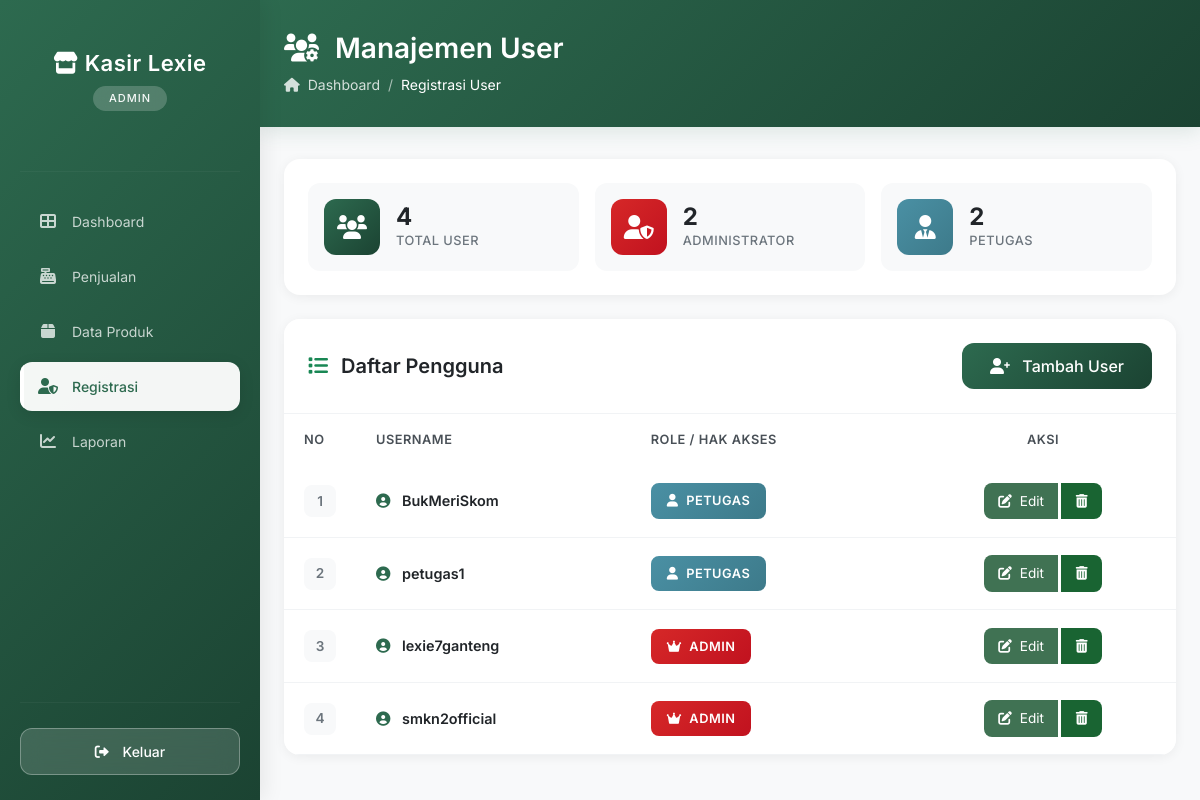
Page /kasir/admin/petugas/index.php (signed in) on the committed database.
### tables this page shows
CREATE TABLE `user` (
  `UserID` int(11) NOT NULL,
  `Username` varchar(255) NOT NULL,
  `Password` varchar(255) NOT NULL,
  `Role` enum('admin','petugas') NOT NULL
);

### kasir/admin/petugas/index.php (the view, shortened to what this page needs)
<?php
include '../../main/connect.php';
?>
<!DOCTYPE html>
<html lang="id">
<head>
    <link href="https://cdn.jsdelivr.net/npm/bootstrap@5.3.0/dist/css/bootstrap.min.css" rel="stylesheet">
    <link rel="stylesheet" href="https://cdnjs.cloudflare.com/ajax/libs/font-awesome/6.0.0/css/all.min.css">
</head>
<body class="bg-light">
    <div class="d-flex">
        <?php include '../../template/sidebar.php'; ?>
        <div class="container-fluid p-0">
            <div class="page-header">
                <div class="container-fluid px-4">
                    <h1><i class="fas fa-users-cog me-3"></i>Manajemen User</h1>
                    <nav aria-label="breadcrumb">
                        <ol class="breadcrumb">
                            <li class="breadcrumb-item"><i class="fas fa-home me-2"></i>Dashboard</li>
                            <li class="breadcrumb-item active">Registrasi User</li>
                        </ol>
                    </nav>
                </div>
            </div>
            <div class="container-fluid px-4 pb-4">
                <?php
                $query_all = mysqli_query($conn, "SELECT * FROM user");
                $total_user = mysqli_num_rows($query_all);
                $query_admin = mysqli_query($conn, "SELECT * FROM user WHERE Role = 'admin'");
                $total_admin = mysqli_num_rows($query_admin);
                $query_petugas = mysqli_query($conn, "SELECT * FROM user WHERE Role = 'petugas'");
                $total_petugas = mysqli_num_rows($query_petugas);
                ?>
                <div class="stats-card">
                    <div class="row g-3">
                        <div class="col-md-4">
                            <div class="stat-item">
                                <div class="stat-icon total">
                                    <i class="fas fa-users"></i>
                                </div>
                                <div class="stat-content">
                                    <h3><?= $total_user; ?></h3>
                                    <p>Total User</p>
                                </div>
                            </div>
                        </div>
                        <div class="col-md-4">
                            <div class="stat-item">
                                <div class="stat-icon admin">
                                    <i class="fas fa-user-shield"></i>
                                </div>
                                <div class="stat-content">
                                    <h3><?= $total_admin; ?></h3>
                                    <p>Administrator</p>
                                </div>
                            </div>
                        </div>
                        <div class="col-md-4">
                            <div class="stat-item">
                                <div class="stat-icon petugas">
                                    <i class="fas fa-user-tie"></i>
                                </div>
                                <div class="stat-content">
                                    <h3><?= $total_petugas; ?></h3>
                                    <p>Petugas</p>
                                </div>
                            </div>
                        </div>
                    </div>
                </div>
                <div class="card main-card">
                    <div class="card-header d-flex justify-content-between align-items-center">
                        <h5 class="card-title">
                            <i class="fas fa-list me-2 text-success"></i>
                            Daftar Pengguna
                        </h5>
                        <a href="tambah_petugas.php" class="btn btn-add">
                            <i class="fas fa-user-plus me-2"></i> Tambah User
                        </a>
                    </div>
                    <div class="card-body p-0">
                        <div class="table-responsive">
                            <table class="table user-table mb-0">
                                <thead>
                                    <tr>
                                        <th width="8%">No</th>
                                        <th>Username</th>
                                        <th>Role / Hak Akses</th>
                                        <th class="text-center">Aksi</th>
                                    </tr>
                                </thead>
                                <tbody>
                                    <?php
                                    $no = 1;
                                    $query = mysqli_query($conn, "SELECT * FROM user ORDER BY Role DESC, Username ASC");
                                    while($d = mysqli_fetch_array($query)){
                                    ?>
                                    <tr>
                                        <td>
                                            <span class="number-badge"><?= $no++; ?></span>
                                        </td>
                                        <td>
                                            <div class="username">
                                                <i class="fas fa-user-circle"></i>
                                                <?= $d['Username']; ?>
                                            </div>
                                        </td>
                                        <td>
                                            <span class="role-badge <?= $d['Role'] == 'admin' ? 'role-admin' : 'role-petugas'; ?>">
                                                <i class="fas <?= $d['Role'] == 'admin' ? 'fa-crown' : 'fa-user'; ?> me-1"></i>
                                                <?= $d['Role']; ?>
                                            </span>
                                        </td>
                                        <td class="text-center">
                                            <div class="btn-group gap-1">
                                                <a href="edit_petugas.php?id=<?= $d['UserID']; ?>" class="btn btn-action btn-edit" title="Edit">
                                                    <i class="fas fa-edit me-1"></i> Edit
                                                </a>
                                                <button onclick="confirmDelete(<?= $d['UserID']; ?>)" class="btn btn-action btn-delete" title="Hapus">
                                                    <i class="fas fa-trash-alt"></i>
                                                </button>
                                            </div>
                                        </td>
                                    </tr>
                                    <?php } ?>
                                </tbody>
                            </table>
                        </div>
                    </div>
                </div>
            </div>
        </div>
    </div>
</body>
</html>

### kasir/admin/petugas/index.php (style rules this page uses)
* { font-family: 'Inter', sans-serif; }
body { background: #f8f9fa; }
.page-header { background: linear-gradient(135deg, #2d6a4f 0%, #1b4332 100%); color: white; padding: 2rem 0; margin-bottom: 2rem; box-shadow: 0 4px 20px rgba(45, 106, 79, 0.15); }
.page-header h1 { font-weight: 600; font-size: 1.75rem; margin: 0; }
.page-header .breadcrumb { background: transparent; margin: 0; padding: 0; margin-top: 0.5rem; }
.page-header .breadcrumb-item { color: rgba(255, 255, 255, 0.8); font-size: 0.875rem; }
.page-header .breadcrumb-item.active { color: white; }
.page-header .breadcrumb-item + .breadcrumb-item::before { color: rgba(255, 255, 255, 0.6); }
.stats-card { background: white; border-radius: 16px; border: none; box-shadow: 0 2px 12px rgba(0, 0, 0, 0.06); padding: 1.5rem; margin-bottom: 1.5rem; }
.stat-item { display: flex; align-items: center; padding: 1rem; background: #f8f9fa; border-radius: 12px; transition: all 0.3s ease; }
.stat-icon { width: 56px; height: 56px; border-radius: 12px; display: flex; align-items: center; justify-content: center; font-size: 1.5rem; margin-right: 1rem; }
.stat-icon.admin { background: linear-gradient(135deg, #d62828 0%, #c1121f 100%); color: white; }
.stat-icon.petugas { background: linear-gradient(135deg, #4a90a4 0%, #3d7a8a 100%); color: white; }
.stat-icon.total { background: linear-gradient(135deg, #2d6a4f 0%, #1b4332 100%); color: white; }
.stat-content h3 { font-size: 1.5rem; font-weight: 700; margin: 0; color: #212529; }
.stat-content p { font-size: 0.8rem; color: #6c757d; margin: 0; text-transform: uppercase; letter-spacing: 0.5px; font-weight: 500; }
.main-card { background: white; border-radius: 16px; border: none; box-shadow: 0 2px 12px rgba(0, 0, 0, 0.06); overflow: hidden; }
.main-card .card-header { background: white; border-bottom: 1px solid #f1f3f5; padding: 1.5rem; }
.card-title { font-size: 1.25rem; font-weight: 600; margin: 0; color: #212529; }
.btn-add { background: linear-gradient(135deg, #2d6a4f 0%, #1b4332 100%); color: white; border: none; border-radius: 12px; padding: 0.7rem 1.75rem; font-weight: 500; transition: all 0.3s ease; }
.user-table { margin: 0; }
.user-table thead { background: #f8f9fa; }
.user-table thead th { border: none; padding: 1rem 1.25rem; font-weight: 600; font-size: 0.8rem; text-transform: uppercase; letter-spacing: 0.5px; color: #495057; }
.user-table tbody td { padding: 1.1rem 1.25rem; vertical-align: middle; border-color: #f1f3f5; font-size: 0.9rem; }
.user-table tbody tr { transition: all 0.2s ease; }
.number-badge { display: inline-flex; align-items: center; justify-content: center; width: 32px; height: 32px; background: #f8f9fa; border-radius: 8px; font-weight: 600; color: #6c757d; font-size: 0.85rem; }
.username { font-weight: 600; color: #212529; }
.username i { color: #2d6a4f; margin-right: 0.5rem; }
.role-badge { padding: 0.5rem 1rem; border-radius: 8px; font-weight: 600; font-size: 0.8rem; text-transform: uppercase; letter-spacing: 0.5px; display: inline-block; }
.role-admin { background: linear-gradient(135deg, #d62828 0%, #c1121f 100%); color: white; }
.role-petugas { background: linear-gradient(135deg, #4a90a4 0%, #3d7a8a 100%); color: white; }
.btn-action { padding: 0.5rem 0.9rem; border-radius: 8px; font-size: 0.85rem; transition: all 0.3s ease; border: none; }
.btn-edit { background: #407253; color: white; }
.btn-delete { background: #196432; color: white; }

### kasir/template/sidebar.php (style rules this page uses)
* { font-family: 'Inter', sans-serif; }

### rows in the picture
user: Username "BukMeriSkom", Role "PETUGAS"
user: Username "petugas1", Role "PETUGAS"
user: Username "lexie7ganteng", Role "ADMIN"
user: Username "smkn2official", Role "ADMIN"

### other values in the picture
$_SESSION['role'] "ADMIN"
$total_user "4"
$total_admin "2"
$total_petugas "2"
